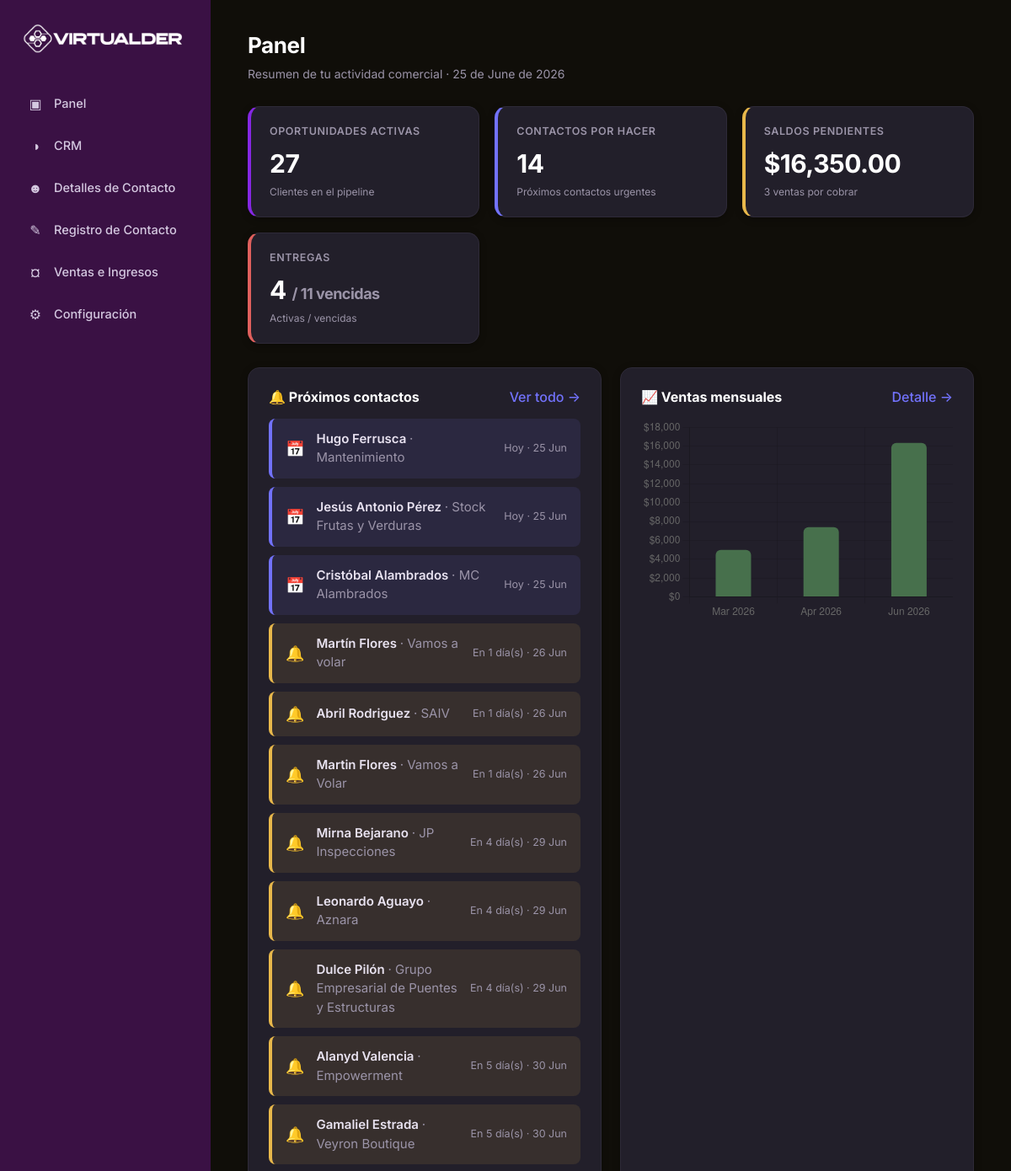
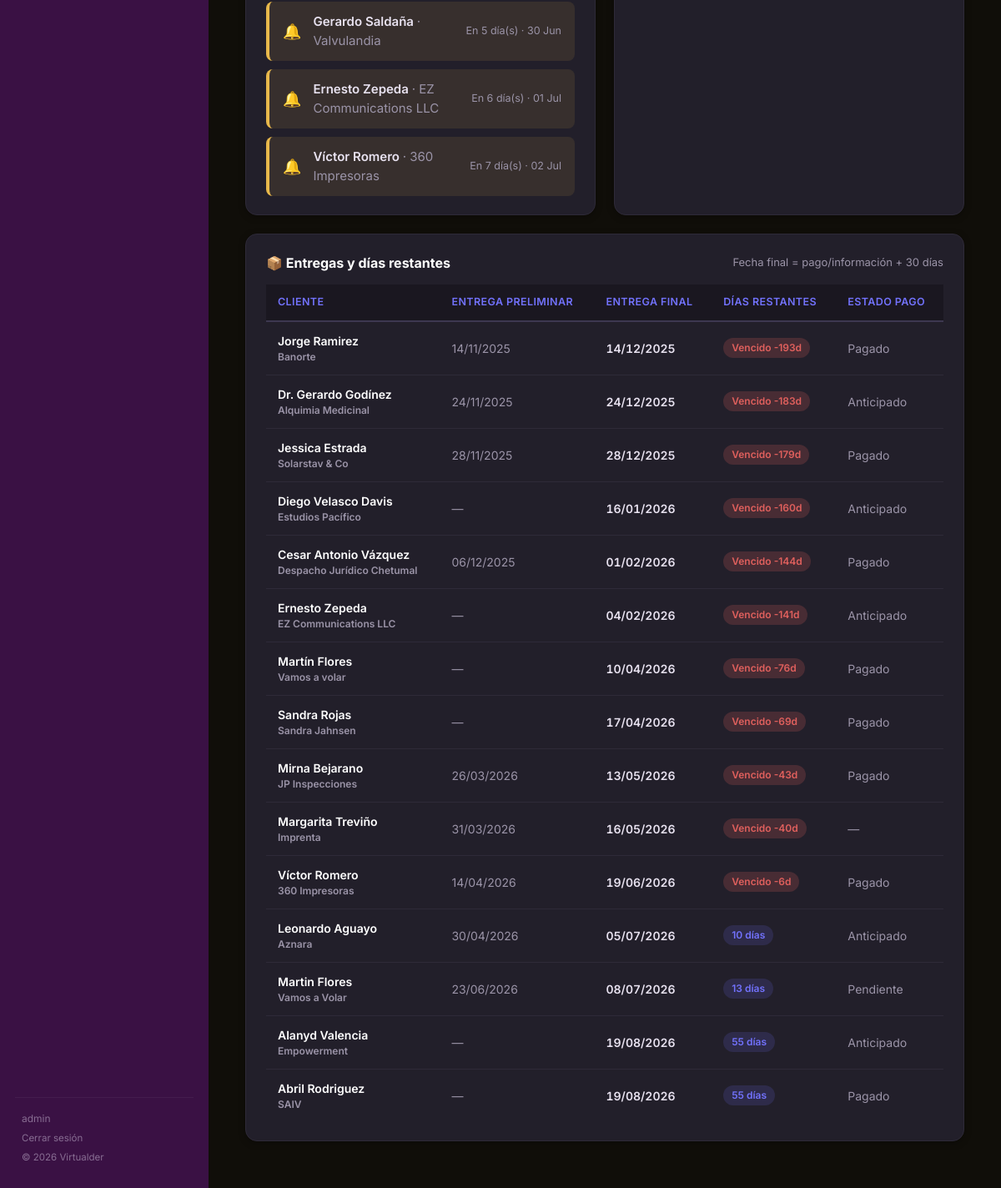
/ (signed in), run on the app's committed database (2 pictures, top to bottom).
### models.py (models this page shows, shortened)
class User(UserMixin, db.Model):
    __tablename__ = "usuarios"
    id = db.Column(db.Integer, primary_key=True)
    username = db.Column(db.String(80), unique=True, nullable=False, index=True)
    password_hash = db.Column(db.String(200), nullable=False)

class Cliente(db.Model):
    __tablename__ = "clientes"
    id = db.Column(db.Integer, primary_key=True)
    contacto_id = db.Column(db.Integer, db.ForeignKey("contactos.id"))
    nombre = db.Column(db.String(150), nullable=False, index=True)
    compania = db.Column(db.String(150))
    puesto = db.Column(db.String(120))
    sitio_web = db.Column(db.String(200))
    telefono = db.Column(db.String(40))
    email = db.Column(db.String(150))
    venta_estimada = db.Column(db.Float, default=0)
    ultimo_contacto = db.Column(db.Date)
    proximo_contacto = db.Column(db.Date, index=True)
    accion = db.Column(db.String(80))
    lead_status = db.Column(db.String(60))
    lead_source = db.Column(db.String(60))
    status_pago = db.Column(db.String(80))
    requiere_contrato = db.Column(db.Boolean, default=False)
    contrato_path = db.Column(db.String(300))
    fecha_entrega_preliminar = db.Column(db.Date)
    fecha_pago = db.Column(db.Date)
    fecha_info_entregada = db.Column(db.Date)
    notas = db.Column(db.Text)
    creado_en = db.Column(db.DateTime, default=datetime.utcnow)
    contacto = db.relationship("Contacto", backref="clientes")
    def fecha_entrega_final(self):
        fechas = [f for f in (self.fecha_pago, self.fecha_info_entregada) if f]
        if not fechas:
            return None
        base = max(fechas)
        return base + timedelta(days=DIAS_ENTREGA_FINAL)
    def dias_restantes(self):
        final = self.fecha_entrega_final()
        if not final:
            return None
        return (final - date.today()).days

### app.py (the view)
@app.route("/")
@login_required
def dashboard():
    hoy = date.today()
    proximos = Cliente.query.filter(
        Cliente.proximo_contacto.isnot(None),
        Cliente.lead_status != "👎 Loss",
    ).all()
    def estado_contacto(c):
        if c.proximo_contacto < hoy:
            return ("vencido", c.proximo_contacto)
        elif c.proximo_contacto == hoy:
            return ("hoy", c.proximo_contacto)
        elif c.proximo_contacto <= hoy + timedelta(days=7):
            return ("proximo", c.proximo_contacto)
        return ("futuro", c.proximo_contacto)
    alertas = []
    for c in proximos:
        est, f = estado_contacto(c)
        if est in ("vencido", "hoy", "proximo"):
            alertas.append((est, c))
    alertas.sort(key=lambda x: x[1].proximo_contacto)
    oportunidades = Cliente.query.filter(
        Cliente.lead_status.notin_(["👎 Loss"])
    ).all()
    saldos = [v for v in Venta.query.all() if (v.saldo or 0) > 0]
    total_saldos = sum(v.saldo for v in saldos)
    entregas = []
    for c in Cliente.query.all():
        final = c.fecha_entrega_final()
        dias = c.dias_restantes()
        if final and dias is not None:
            entregas.append((c, final, dias))
    entregas.sort(key=lambda x: x[1])
    kpis = {
        "oportunidades": len(oportunidades),
        "contactos_alerta": len(alertas),
        "saldos_pendientes": len(saldos),
        "total_saldos": total_saldos,
        "entregas_activas": len([e for e in entregas if e[2] >= 0]),
        "entregas_vencidas": len([e for e in entregas if e[2] < 0]),
    }
    ventas = Venta.query.order_by(Venta.fecha).all()
    meses = {}
    for v in ventas:
        if v.fecha:
            clave = v.fecha.strftime("%Y-%m")
            meses[clave] = meses.get(clave, 0) + (v.monto or 0)
    claves_ordenadas = sorted(meses.keys())
    ultimos = claves_ordenadas[-6:]
    labels_meses = [datetime.strptime(k, "%Y-%m").strftime("%b %Y") for k in ultimos]
    datos_meses = [meses[k] for k in ultimos]
    return render_template(
        "dashboard.html",
        alertas=alertas, kpis=kpis, entregas=entregas,
        ventas=ventas, saldos=saldos,
        labels_meses=labels_meses, datos_meses=datos_meses,
        hoy=hoy,
    )

### app.py (called while the page is built)
@login_manager.user_loader
def load_user(user_id):
    return User.query.get(int(user_id))

def get_config(clave, default=None):
    cfg = Configuracion.query.filter_by(clave=clave).first()
    if not cfg:
        return default
    try:
        return json.loads(cfg.valor)
    except (json.JSONDecodeError, TypeError):
        return cfg.valor

def contexto_global():
    moneda = get_config("moneda", "MXN")
    simbolo = "$" if moneda in ("MXN", "USD") else ""
    return {
        "moneda": moneda,
        "simbolo_moneda": simbolo,
        "lead_status_lista": get_config("lead_status", CONFIG_DEFAULTS["lead_status"]),
        "lead_source_lista": get_config("lead_source", CONFIG_DEFAULTS["lead_source"]),
        "acciones_lista": get_config("acciones", CONFIG_DEFAULTS["acciones"]),
        "status_pago_lista": get_config("status_pago", CONFIG_DEFAULTS["status_pago"]),
        "propositos_lista": get_config("propositos_contacto", CONFIG_DEFAULTS["propositos_contacto"]),
        "metodos_lista": get_config("metodos_contacto", CONFIG_DEFAULTS["metodos_contacto"]),
        "servicios_lista": get_config("servicios", CONFIG_DEFAULTS["servicios"]),
        "anio_actual": date.today().year,
    }

@app.context_processor
def inject_globals():
    ctx = contexto_global()
    ctx["hoy"] = date.today()
    return ctx

### templates/dashboard.html (shortened to what this page needs)
{% extends "base.html" %}
{% block h1 %}Panel{% endblock %}
{% block subtitle %}Resumen de tu actividad comercial · {{ hoy.strftime('%d de %B de %Y') }}{% endblock %}
{% block content %}
<body data-moneda="{{ simbolo_moneda }}">
<div class="kpi-grid">
  <div class="kpi accent-green">
    <div class="kpi-label">Oportunidades activas</div>
    <div class="kpi-value">{{ kpis.oportunidades }}</div>
    <div class="kpi-sub">Clientes en el pipeline</div>
  </div>
  <div class="kpi accent">
    <div class="kpi-label">Contactos por hacer</div>
    <div class="kpi-value">{{ kpis.contactos_alerta }}</div>
    <div class="kpi-sub">Próximos contactos urgentes</div>
  </div>
  <div class="kpi accent-warn">
    <div class="kpi-label">Saldos pendientes</div>
    <div class="kpi-value">{{ simbolo_moneda }}{{ "{:,.2f}".format(kpis.total_saldos) }}</div>
    <div class="kpi-sub">{{ kpis.saldos_pendientes }} ventas por cobrar</div>
  </div>
  <div class="kpi accent-danger">
    <div class="kpi-label">Entregas</div>
    <div class="kpi-value">{{ kpis.entregas_activas }} <span style="font-size:18px;color:var(--texto-suave)">/ {{ kpis.entregas_vencidas }} vencidas</span></div>
    <div class="kpi-sub">Activas / vencidas</div>
  </div>
</div>
<div class="grid-2">
  <div class="card">
    <div class="card-title">
      <span>🔔 Próximos contactos</span>
      <a href="{{ url_for('crm') }}" class="muted-link">Ver todo →</a>
    </div>
    {% if alertas %}
      <div class="alert-list">
        {% for est, c in alertas %}
          {% set clase = 'overdue' if est == 'vencido' else ('today' if est == 'hoy' else 'soon') %}
          {% set icono = '⏰' if est == 'vencido' else ('📅' if est == 'hoy' else '🔔') %}
          <div class="alert-item {{ clase }}">
            <span class="alert-icon">{{ icono }}</span>
            <div class="alert-name">
              {{ c.nombre }}
              {% if c.compania %}<span class="text-soft" style="font-weight:400">· {{ c.compania }}</span>{% endif %}
            </div>
            <div class="alert-meta">
              {% if est == 'vencido' %}Vencido{% elif est == 'hoy' %}Hoy{% else %}En {{ (c.proximo_contacto - hoy).days }} día(s){% endif %}
              · {{ c.proximo_contacto.strftime('%d %b') }}
            </div>
          </div>
        {% endfor %}
      </div>
    {% else %}
      <div class="empty-state">
        <span class="emoji">✅</span>
        No tienes contactos urgentes. ¡Estás al día!
      </div>
    {% endif %}
  </div>
  <div class="card">
    <div class="card-title">
      <span>📈 Ventas mensuales</span>
      <a href="{{ url_for('ventas') }}" class="muted-link">Detalle →</a>
    </div>
    {% if labels_meses %}
      <div style="height: 240px; position: relative;">
        <canvas id="ventasChart"></canvas>
      </div>
    {% else %}
      <div class="empty-state">
        <span class="emoji">📊</span>
        Aún no hay ventas registradas.
      </div>
    {% endif %}
  </div>
</div>
<div class="card">
  <div class="card-title">
    <span>📦 Entregas y días restantes</span>
    <span class="text-soft" style="font-size:13px;font-weight:400">Fecha final = pago/información + 30 días</span>
  </div>
  {% if entregas %}
    <div class="table-wrap">
      <table>
        <thead>
          <tr>
            <th>Cliente</th>
            <th>Entrega preliminar</th>
            <th>Entrega final</th>
            <th>Días restantes</th>
            <th>Estado pago</th>
          </tr>
        </thead>
        <tbody>
          {% for c, final, dias in entregas %}
          <tr>
            <td class="cell-name">
              {{ c.nombre }}
              {% if c.compania %}<div class="cell-soft" style="font-size:12px">{{ c.compania }}</div>{% endif %}
            </td>
            <td class="cell-soft">
              {% if c.fecha_entrega_preliminar %}{{ c.fecha_entrega_preliminar.strftime('%d/%m/%Y') }}{% else %}—{% endif %}
            </td>
            <td class="cell-money">{{ final.strftime('%d/%m/%Y') }}</td>
            <td>
              {% if dias < 0 %}
                <span class="badge badge-overdue">Vencido {{ dias }}d</span>
              {% elif dias <= 7 %}
                <span class="badge badge-soon">{{ dias }} día(s)</span>
              {% else %}
                <span class="badge badge-future">{{ dias }} días</span>
              {% endif %}
            </td>
            <td class="cell-soft">{{ c.status_pago or '—' }}</td>
          </tr>
          {% endfor %}
        </tbody>
      </table>
    </div>
  {% else %}
    <div class="empty-state">
      <span class="emoji">📭</span>
      No hay entregas programadas. Registra fechas de pago/información en el CRM.
    </div>
  {% endif %}
</div>
{% endblock %}
{% block scripts %}
{% if labels_meses %}
<script>
  const ctx = document.getElementById('ventasChart');
  if (ctx) {
    new Chart(ctx, {
      type: 'bar',
      data: {
        labels: {{ labels_meses | tojson }},
        datasets: [{
          label: 'Ventas',
          data: {{ datos_meses | tojson }},
          backgroundColor: '#47704C',
          borderRadius: 6,
          maxBarThickness: 42,
        }]
      },
      options: {
        responsive: true,
        maintainAspectRatio: false,
        plugins: {
          legend: { display: false },
          tooltip: {
            callbacks: {
              label: (ctx) => formatearMoneda(ctx.parsed.y, simboloMoneda())
            }
          }
        },
        scales: {
          y: {
            beginAtZero: true,
            ticks: { callback: (v) => simboloMoneda() + v.toLocaleString('es-MX') }
          }
        }
      }
    });
  }
</script>
{% endif %}
{% endblock %}

### templates/base.html (shortened to what this page needs)
<!DOCTYPE html>
<html lang="es">
<head>
  <link rel="stylesheet" href="{{ url_for('static', filename='css/style.css') }}">
</head>
<body>
  <div class="layout">
    <aside class="sidebar">
      <div class="logo">
        <img src="{{ url_for('static', filename='logo.png') }}" alt="Virtualder" style="height:36px;display:block;">
      </div>
      <nav class="nav">
        <a href="{{ url_for('dashboard') }}" class="{% if active == 'dashboard' %}active{% endif %}">
          <span class="icon">▣</span> Panel
        </a>
        <a href="{{ url_for('crm') }}" class="{% if active == 'crm' %}active{% endif %}">
          <span class="icon">◑</span> CRM
        </a>
        <a href="{{ url_for('contactos') }}" class="{% if active == 'contactos' %}active{% endif %}">
          <span class="icon">☻</span> Detalles de Contacto
        </a>
        <a href="{{ url_for('registro') }}" class="{% if active == 'registro' %}active{% endif %}">
          <span class="icon">✎</span> Registro de Contacto
        </a>
        <a href="{{ url_for('ventas') }}" class="{% if active == 'ventas' %}active{% endif %}">
          <span class="icon">¤</span> Ventas e Ingresos
        </a>
        <a href="{{ url_for('configuracion') }}" class="{% if active == 'configuracion' %}active{% endif %}">
          <span class="icon">⚙</span> Configuración
        </a>
      </nav>
      <div class="sidebar-footer">
        {% if current_user.is_authenticated %}
          <div style="margin-bottom:6px;font-size:12px;">{{ current_user.username }}</div>
          <a href="{{ url_for('logout') }}" style="color:inherit;text-decoration:none;font-size:11.5px;">Cerrar sesión</a>
        {% else %}
          <a href="{{ url_for('login') }}" style="color:inherit;text-decoration:none;font-size:11.5px;">Iniciar sesión</a>
        {% endif %}
        <div style="margin-top:6px;">© {{ anio_actual }} Virtualder</div>
      </div>
    </aside>
    <main class="main">
      <div class="page-head">
        <h1>{% block h1 %}{% endblock %}</h1>
        <p>{% block subtitle %}{% endblock %}</p>
      </div>
      {% block content %}{% endblock %}
    </main>
  </div>
  {% block scripts %}{% endblock %}
</body>
</html>

### data on the page
User: username "admin"
Cliente: icono "📅", nombre "Hugo Ferrusca", compania "Mantenimiento", shows "Hoy", proximo_contacto "25 Jun"
Cliente: icono "📅", nombre "Jesús Antonio Pérez", compania "Stock Frutas y Verduras", shows "Hoy", proximo_contacto "25 Jun"
Cliente: icono "📅", nombre "Cristóbal Alambrados", compania "MC Alambrados", shows "Hoy", proximo_contacto "25 Jun"
Cliente: icono "🔔", nombre "Martín Flores", compania "Vamos a volar", (c.proximo_contacto-hoy).days "1", proximo_contacto "26 Jun", strftime "10/04/2026", dias "-76", status_pago "Pagado"
Cliente: icono "🔔", nombre "Abril Rodriguez", compania "SAIV", (c.proximo_contacto-hoy).days "1", proximo_contacto "26 Jun", strftime "19/08/2026", dias "55", status_pago "Pagado"
Cliente: icono "🔔", nombre "Martin Flores", compania "Vamos a Volar", (c.proximo_contacto-hoy).days "1", proximo_contacto "26 Jun", fecha_entrega_preliminar "23/06/2026", strftime "08/07/2026", dias "13", status_pago "Pendiente"
Cliente: icono "🔔", nombre "Mirna Bejarano", compania "JP Inspecciones", (c.proximo_contacto-hoy).days "4", proximo_contacto "29 Jun", fecha_entrega_preliminar "26/03/2026", strftime "13/05/2026", dias "-43", status_pago "Pagado"
Cliente: icono "🔔", nombre "Leonardo Aguayo", compania "Aznara", (c.proximo_contacto-hoy).days "4", proximo_contacto "29 Jun", fecha_entrega_preliminar "30/04/2026", strftime "05/07/2026", dias "10", status_pago "Anticipado"
Cliente: icono "🔔", nombre "Dulce Pilón", compania "Grupo Empresarial de Puentes y Estructuras", (c.proximo_contacto-hoy).days "4", proximo_contacto "29 Jun"
Cliente: icono "🔔", nombre "Alanyd Valencia", compania "Empowerment", (c.proximo_contacto-hoy).days "5", proximo_contacto "30 Jun", strftime "19/08/2026", dias "55", status_pago "Anticipado"
Cliente: icono "🔔", nombre "Gamaliel Estrada", compania "Veyron Boutique", (c.proximo_contacto-hoy).days "5", proximo_contacto "30 Jun"
Cliente: icono "🔔", nombre "Gerardo Saldaña", compania "Valvulandia", (c.proximo_contacto-hoy).days "5", proximo_contacto "30 Jun"
Cliente: icono "🔔", nombre "Ernesto Zepeda", compania "EZ Communications LLC", (c.proximo_contacto-hoy).days "6", proximo_contacto "01 Jul", strftime "04/02/2026", dias "-141", status_pago "Anticipado"
Cliente: icono "🔔", nombre "Víctor Romero", compania "360 Impresoras", (c.proximo_contacto-hoy).days "7", proximo_contacto "02 Jul", fecha_entrega_preliminar "14/04/2026", strftime "19/06/2026", dias "-6", status_pago "Pagado"
Cliente: nombre "Jorge Ramirez", compania "Banorte", fecha_entrega_preliminar "14/11/2025", strftime "14/12/2025", dias "-193", status_pago "Pagado"
Cliente: nombre "Dr. Gerardo Godínez", compania "Alquimia Medicinal", fecha_entrega_preliminar "24/11/2025", strftime "24/12/2025", dias "-183", status_pago "Anticipado"
Cliente: nombre "Jessica Estrada", compania "Solarstav & Co", fecha_entrega_preliminar "28/11/2025", strftime "28/12/2025", dias "-179", status_pago "Pagado"
Cliente: nombre "Diego Velasco Davis", compania "Estudios Pacífico", strftime "16/01/2026", dias "-160", status_pago "Anticipado"
Cliente: nombre "Cesar Antonio Vázquez", compania "Despacho Jurídico Chetumal", fecha_entrega_preliminar "06/12/2025", strftime "01/02/2026", dias "-144", status_pago "Pagado"
Cliente: nombre "Sandra Rojas", compania "Sandra Jahnsen", strftime "17/04/2026", dias "-69", status_pago "Pagado"
Cliente: nombre "Margarita Treviño", compania "Imprenta", fecha_entrega_preliminar "31/03/2026", strftime "16/05/2026", dias "-40", status_pago "—"

### other printed values
{{ hoy.strftime('%d de %B de %Y') }} "25 de June de 2026"
{{ kpis.oportunidades }} "27"
{{ kpis.contactos_alerta }} "14"
{{ simbolo_moneda }} "$"
{{ "{:,.2f}".format(kpis.total_saldos) }} "16,350.00"
{{ kpis.saldos_pendientes }} "3"
{{ kpis.entregas_activas }} "4"
{{ kpis.entregas_vencidas }} "11"
chart data {{ datos_meses | tojson }} [5000.0, 7400.0, 16350.0]
